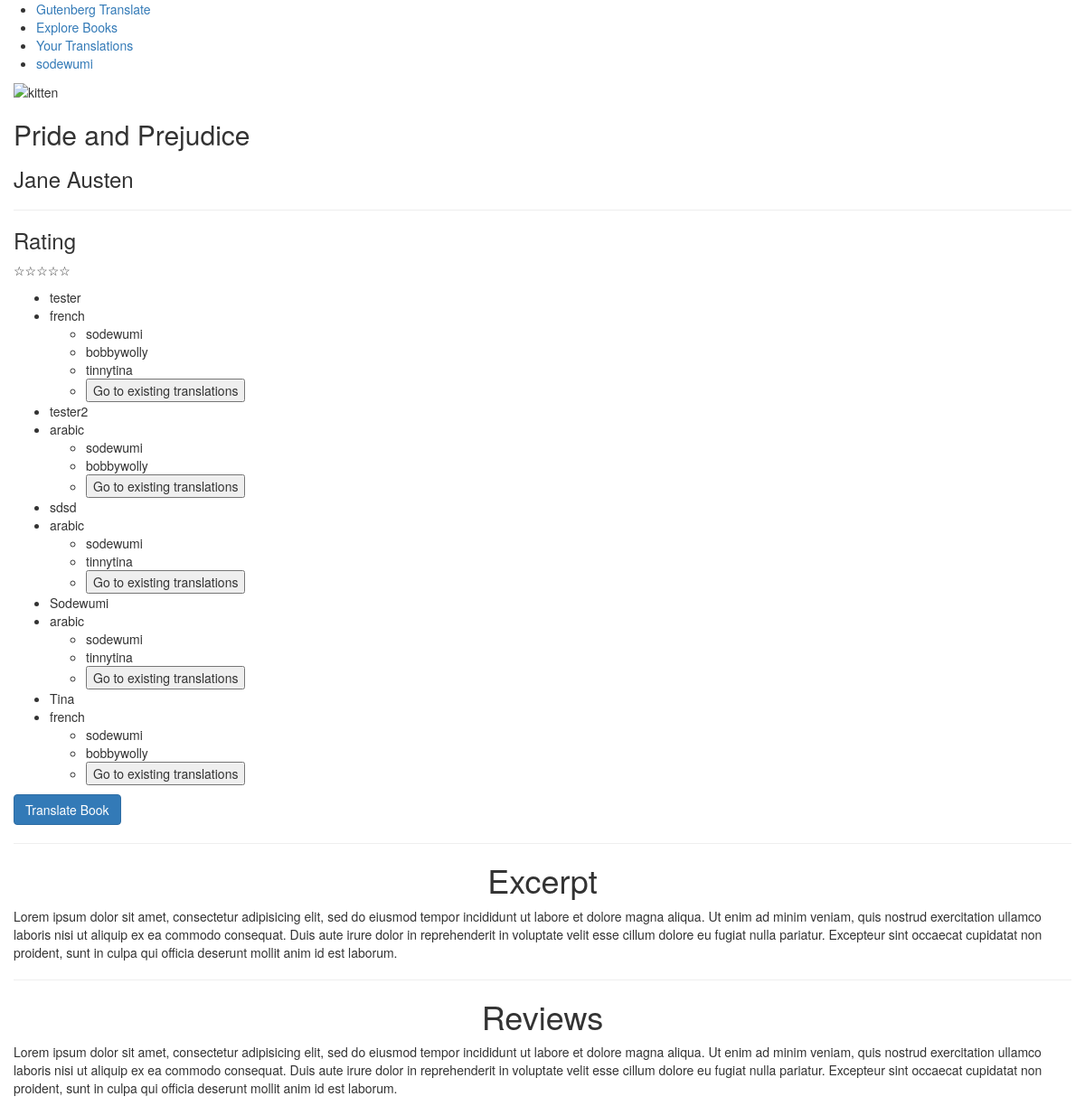
The page /description/42671 (signed in) on the database as committed earlier.
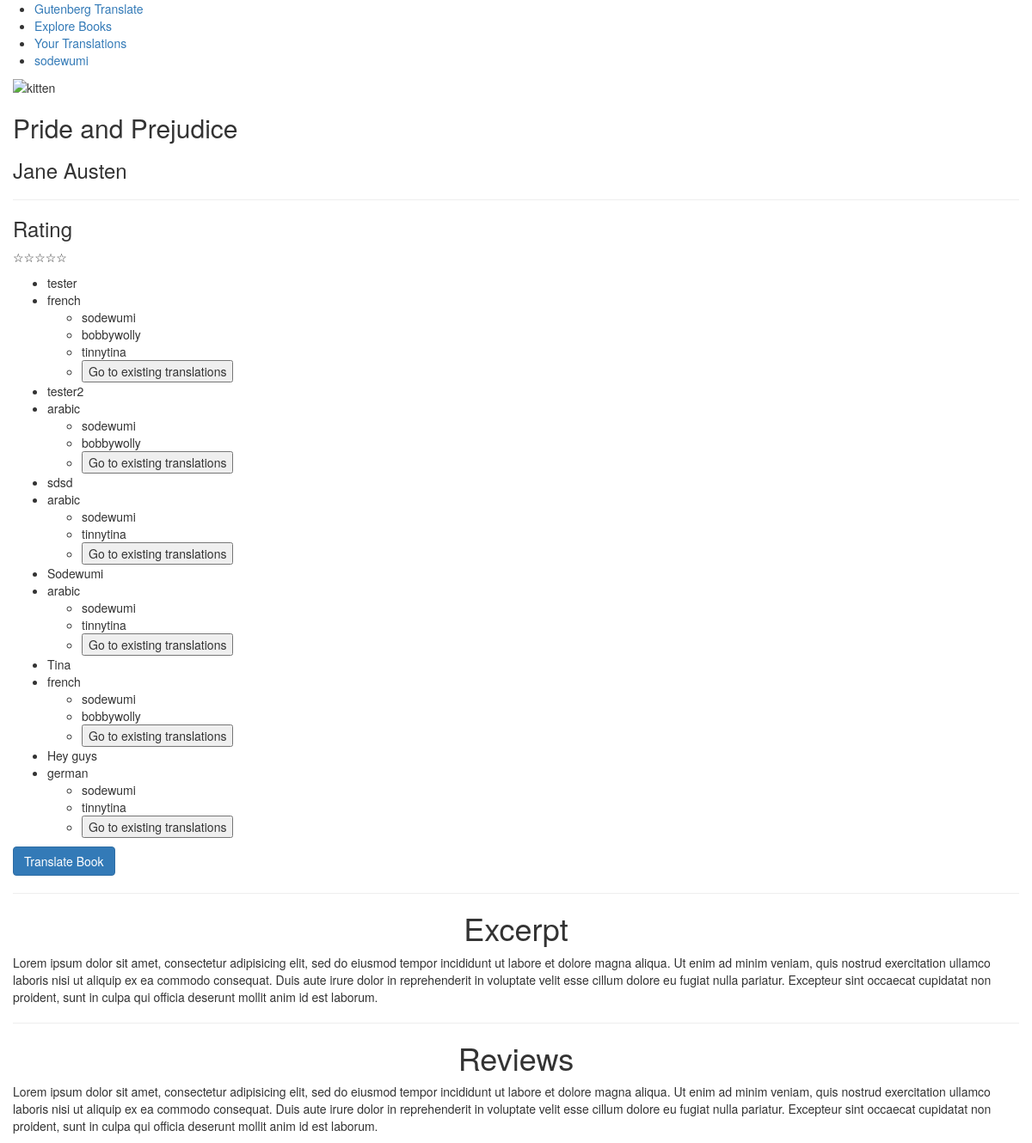
The same page on the database as committed later.
### model.py (models this page shows, shortened)
class Group(db.Model):
    __tablename__ = "groups"
    group_id = db.Column(db.Integer, primary_key=True, autoincrement=True)
    group_name = db.Column(db.String(30), nullable=False)

class BookGroup(db.Model):
    __tablename__ = "bookgroups"
    bookgroup_id = db.Column(db.Integer, primary_key=True, autoincrement=True)
    language = db.Column(db.String(15))
    group_id = db.Column(db.Integer, db.ForeignKey("groups.group_id"))
    book_id = db.Column(db.Integer, db.ForeignKey("books.book_id"))
    translations = db.relationship("Translation", backref="bookgroups")
    group = db.relationship("Group", backref=db.backref("bookgroups"))

class User(db.Model):
    __tablename__ = "users"
    user_id = db.Column(db.Integer, primary_key=True, autoincrement=True)
    email = db.Column(db.String(50), nullable=False, unique=True)
    password = db.Column(db.String(15), nullable=False)
    username = db.Column(db.String(15), nullable=False, unique=True)
    groups = db.relationship("Group", backref=db.backref("users"),
            secondary="usergroups")

### server.py (the view)
@app.route("/description/<int:gutenberg_extraction_number>", methods=["GET"])
def display_book_description(gutenberg_extraction_number):
    book_obj = Book.query.filter_by(gutenberg_extraction_num =
        gutenberg_extraction_number).one()
    current_user = User.query.filter(User.user_id == session[u'login'][1]).one()
    current_groups_list = current_user.groups
    group_language_dict = {}
    for group in current_groups_list:
        language = group.bookgroups[0].language
        bookgroup_id = group.bookgroups[0].bookgroup_id
        group_language_dict.setdefault(group.group_id, [language])
        if bookgroup_id not in group_language_dict[group.group_id]:
            group_language_dict[group.group_id].append(bookgroup_id)
    return render_template("book_description.html", display_book = book_obj,
        gutenberg_extraction_number=gutenberg_extraction_number,
        current_user=current_user, group_language_dict=group_language_dict)

### templates/book_description.html (shortened to what this page needs)
{% extends 'base.html' %}
{% block body %}
<div id="book_info">
    <p id="book_cover">
        <img src="http://placekitten.com/g/200/300" alt="kitten">
    </p>
    <div id="basic_book_info">
        <h2>{{ display_book.name }}</h2>
        <h3>{{ display_book.author }}</h3>
        <hr>
        <div id="book_rating">
            <h3>Rating</h3>
            <p>
                <span>☆</span><span>☆</span><span>☆</span><span>☆</span><span>☆</span>
            </p>
        </div>
        {% if current_user.groups %}
            <ul>
                {% for group in current_user.groups %}
                <li>{{ group.group_name }}</li>
                <li>
                    {{ group_language_dict[group.group_id][0] }}
                </li>
                    <ul>
                        {% for user in group.users %}
                        <li>{{ user.username }}</li>
                        {% endfor %}
                        <li>
                            <form class="edit_book_form" action="/translate/{{ group_language_dict[group.group_id][1] }}/render"
                                    method="GET" data-bookId ="{{ display_book.book_id }}"
                                    data-language="{{ group_language_dict[group.group_id][0] }}"
                                    data-groupid="{{ group.group_id }}">
                                <input type="submit" value='Go to existing translations'>
                            </form>
                        </li>
                    </ul>
                {% endfor %}
            </ul>
        {% endif %}
        <button type="button" class="btn btn-primary" data-toggle="modal"
                data-target="#add_book_form">
            Translate Book
        </button>
    </div>
</div>
<hr>
<div id="book_excerpt">
    <h1>Excerpt</h1>
    <p>
        Lorem ipsum dolor sit amet, consectetur adipisicing elit, sed do eiusmod
        tempor incididunt ut labore et dolore magna aliqua. Ut enim ad minim veniam,
        quis nostrud exercitation ullamco laboris nisi ut aliquip ex ea commodo
        consequat. Duis aute irure dolor in reprehenderit in voluptate velit esse
        cillum dolore eu fugiat nulla pariatur. Excepteur sint occaecat cupidatat non
        proident, sunt in culpa qui officia deserunt mollit anim id est laborum.
    </p>
</div>
<hr>
<div id="book_reviews">
    <h1>Reviews</h1>
    <p>
        Lorem ipsum dolor sit amet, consectetur adipisicing elit, sed do eiusmod
        tempor incididunt ut labore et dolore magna aliqua. Ut enim ad minim veniam,
        quis nostrud exercitation ullamco laboris nisi ut aliquip ex ea commodo
        consequat. Duis aute irure dolor in reprehenderit in voluptate velit esse
        cillum dolore eu fugiat nulla pariatur. Excepteur sint occaecat cupidatat non
        proident, sunt in culpa qui officia deserunt mollit anim id est laborum.
    </p>
</div>
{% endblock %}

Rows that differ between the two databases and show on the page:
added Group: group_name "Hey guys", User (username "sodewumi"), User (username "tinnytina")
added BookGroup: language "german"
